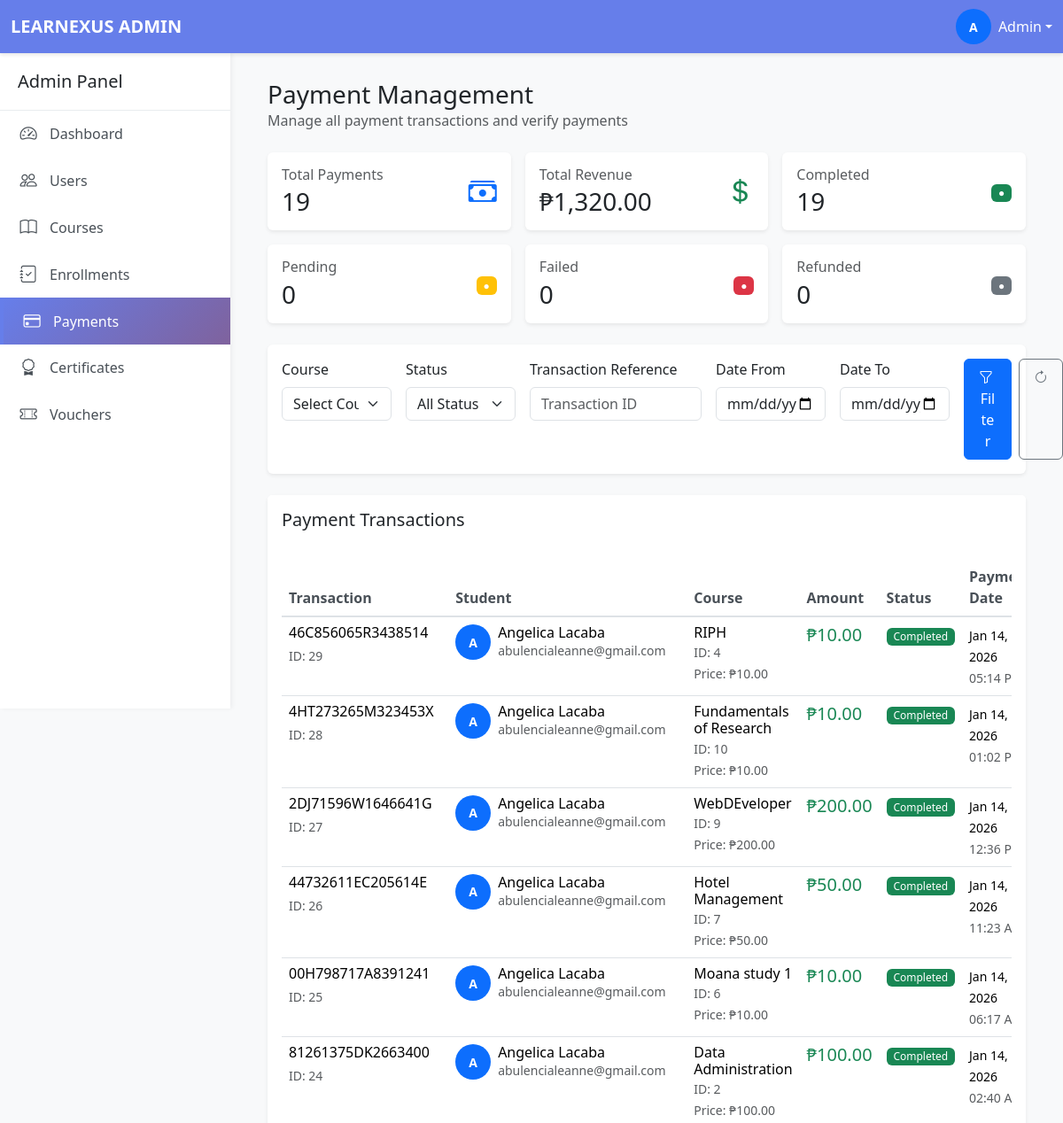
The app's page /admin/payments.php (signed in, upper part), older data.
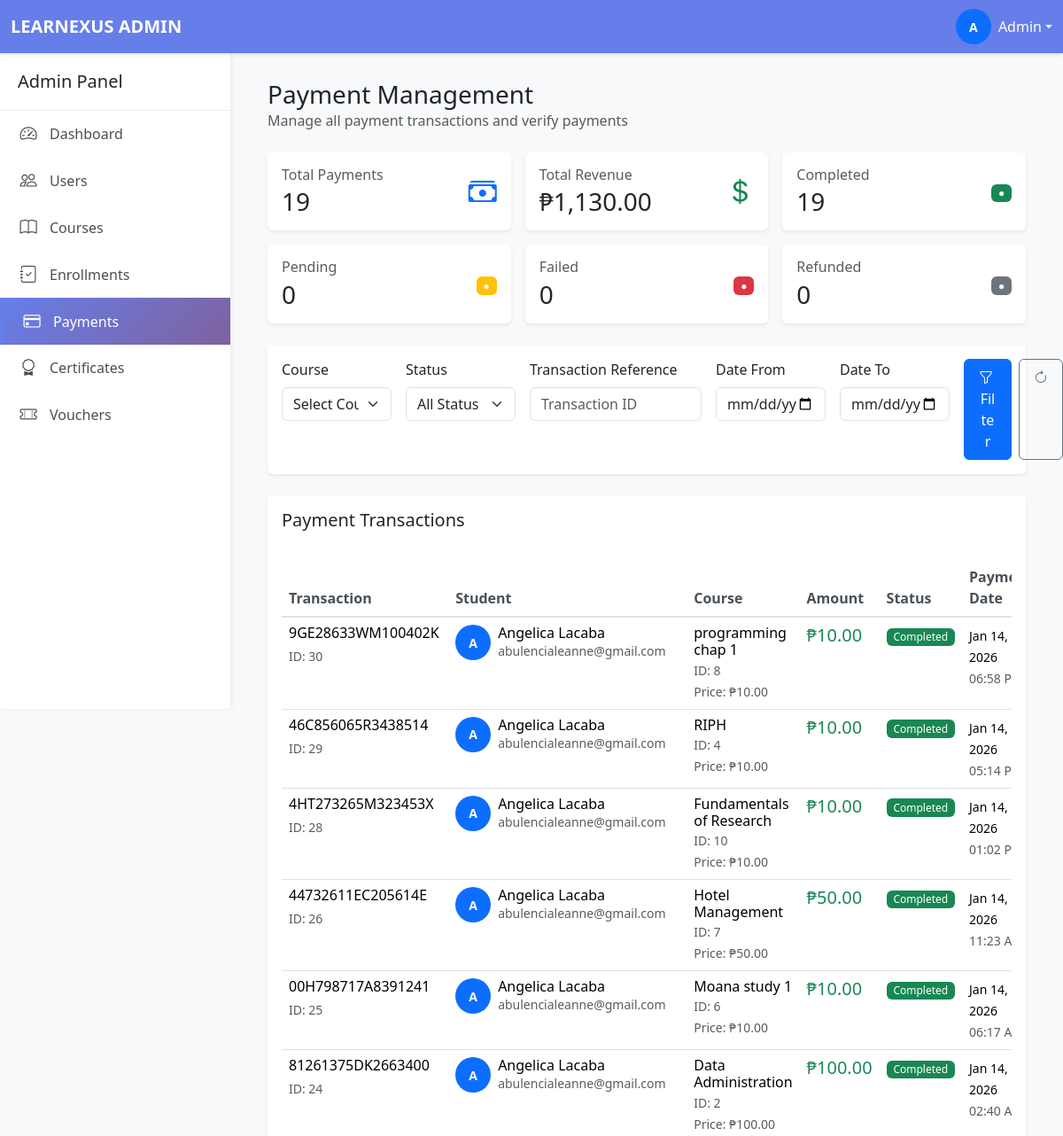
The same page, newer data.
### tables this page shows
CREATE TABLE `payments` (
  `paymentID` int(11) NOT NULL,
  `enrollmentID` int(11) NOT NULL,
  `userID` int(11) NOT NULL,
  `courseID` int(11) NOT NULL,
  `amount` decimal(10,2) NOT NULL,
  `transactionReference` varchar(255) DEFAULT NULL,
  `status` enum('pending','completed','failed','refunded') DEFAULT 'pending',
  `paymentDate` timestamp NULL DEFAULT NULL,
  `createdAt` timestamp NOT NULL DEFAULT current_timestamp()
);

CREATE TABLE `users` (
  `userID` int(11) NOT NULL,
  `email` varchar(255) NOT NULL,
  `passwordHash` varchar(255) NOT NULL,
  `firstName` varchar(100) NOT NULL,
  `lastName` varchar(100) NOT NULL,
  `middleInitial` varchar(5) NOT NULL,
  `phone` varchar(20) DEFAULT NULL,
  `avatar` varchar(255) DEFAULT NULL,
  `phoneVerified` tinyint(1) DEFAULT 0,
  `emailVerified` tinyint(1) DEFAULT 0,
  `role` enum('student','instructor','admin') DEFAULT 'student',
  `status` enum('active','inactive','suspended') DEFAULT 'active',
  `createdAt` timestamp NOT NULL DEFAULT current_timestamp(),
  `studentNumber` varchar(50) DEFAULT NULL,
  `teacherNumber` varchar(50) DEFAULT NULL
);

CREATE TABLE `courses` (
  `courseID` int(11) NOT NULL,
  `teacherID` int(11) NOT NULL,
  `title` varchar(255) NOT NULL,
  `description` text DEFAULT NULL,
  `price` decimal(10,2) DEFAULT 0.00,
  `category` varchar(100) DEFAULT NULL,
  `status` enum('draft','published','archived') DEFAULT 'draft',
  `passingScore` int(11) DEFAULT 70,
  `createdAt` timestamp NOT NULL DEFAULT current_timestamp()
);

### admin/payments.php (the view, shortened to what the changed rows need)
<?php
require_once '../database/db_connect.php';
$limit = 20;
$page = isset($_GET['page']) ? (int)$_GET['page'] : 1;
$offset = ($page - 1) * $limit;
$whereClauses = [];
$params = [];
$whereSQL = !empty($whereClauses) ? 'WHERE ' . implode(' AND ', $whereClauses) : '';
$sql = "SELECT
            p.*,
            u.userID,
            u.firstName,
            u.lastName,
            u.email,
            u.phone,
            c.courseID,
            c.title as courseTitle,
            c.price,
            e.enrollmentID,
            e.status as enrollmentStatus
        FROM payments p
        JOIN users u ON p.userID = u.userID
        JOIN courses c ON p.courseID = c.courseID
        LEFT JOIN enrollments e ON p.enrollmentID = e.enrollmentID
        $whereSQL
        ORDER BY p.createdAt DESC";
$sql .= " LIMIT " . (int)$limit . " OFFSET " . (int)$offset;
$stmt = $conn->prepare($sql);
if (!empty($params)) {
    $stmt->execute($params);
} else {
    $stmt->execute();
}
$payments = $stmt->fetchAll(PDO::FETCH_ASSOC);
$statsStmt = $conn->query("
    SELECT
        COUNT(*) as total,
        SUM(status = 'completed') as completed,
        SUM(status = 'pending') as pending,
        SUM(status = 'failed') as failed,
        SUM(status = 'refunded') as refunded,
        SUM(CASE WHEN status = 'completed' THEN amount ELSE 0 END) as total_revenue,
        AVG(CASE WHEN status = 'completed' THEN amount ELSE NULL END) as avg_amount,
        COUNT(DISTINCT userID) as unique_payers,
        COUNT(DISTINCT courseID) as unique_courses
    FROM payments
");
$stats = $statsStmt->fetch(PDO::FETCH_ASSOC);
include 'includes/header.php';
?>
<div class="main-content">
    <div class="container-fluid">
        <div class="d-flex justify-content-between align-items-center mb-4">
            <div>
                <h1 class="h3 mb-0">Payment Management</h1>
            </div>
        </div>
        <div class="row g-3 mb-4">
            <div class="col-lg-4 col-md-6">
                <div class="card border-0 shadow-sm">
                    <div class="card-body">
                        <div class="d-flex justify-content-between align-items-center">
                            <div>
                                <h6 class="text-muted mb-1">Total Revenue</h6>
                                <h3 class="mb-0">₱<?php echo number_format($stats['total_revenue'] ?? 0, 2); ?></h3>
                            </div>
                        </div>
                    </div>
                </div>
            </div>
        </div>
        <div class="card border-0 shadow-sm">
            <div class="card-body">
                <?php if (empty($payments)): ?>
                    <div class="text-center py-5">
                        <i class="bi bi-cash-stack fs-1 text-muted"></i>
                        <h5 class="mt-3">No payments found</h5>
                        <p class="text-muted">Try adjusting your search or filter criteria</p>
                    </div>
                <?php else: ?>
                    <div class="table-responsive">
                        <table class="table table-hover">
                            <thead>
                                <tr>
                                    <th>Transaction</th>
                                    <th>Student</th>
                                    <th>Course</th>
                                    <th>Amount</th>
                                    <th>Status</th>
                                    <th>Payment Date</th>
                                </tr>
                            </thead>
                            <tbody>
                                <?php foreach ($payments as $payment): ?>
                                    <tr>
                                        <td>
                                            <h6 class="mb-1"><?php echo htmlspecialchars($payment['transactionReference']); ?></h6>
                                            <small class="text-muted">ID: <?php echo $payment['paymentID']; ?></small>
                                        </td>
                                        <td>
                                            <div class="d-flex align-items-center">
                                                <div class="avatar-sm bg-primary text-white rounded-circle d-flex align-items-center justify-content-center me-2">
                                                    <?php echo strtoupper(substr($payment['firstName'], 0, 1)); ?>
                                                </div>
                                                <div>
                                                    <h6 class="mb-0"><?php echo htmlspecialchars($payment['firstName'] . ' ' . $payment['lastName']); ?></h6>
                                                    <small class="text-muted d-block"><?php echo htmlspecialchars($payment['email']); ?></small>
                                                </div>
                                            </div>
                                        </td>
                                        <td>
                                            <h6 class="mb-0"><?php echo htmlspecialchars($payment['courseTitle']); ?></h6>
                                            <small class="text-muted">ID: <?php echo $payment['courseID']; ?></small>
                                            <br><small class="text-muted">Price: ₱<?php echo number_format($payment['price'], 2); ?></small>
                                        </td>
                                        <td>
                                            <h5 class="mb-0 text-success">₱<?php echo number_format($payment['amount'], 2); ?></h5>
                                        </td>
                                        <td>
                                            <span class="badge bg-<?php
                                                echo $payment['status'] === 'completed' ? 'success' :
                                                    ($payment['status'] === 'pending' ? 'warning' :
                                                    ($payment['status'] === 'failed' ? 'danger' : 'secondary'));
                                            ?>">
                                                <?php echo ucfirst($payment['status']); ?>
                                            </span>
                                        </td>
                                        <td>
                                            <?php if ($payment['paymentDate']): ?>
                                                <small><?php echo date('M d, Y', strtotime($payment['paymentDate'])); ?></small>
                                                <br><small class="text-muted"><?php echo date('h:i A', strtotime($payment['paymentDate'])); ?></small>
                                            <?php else: ?>
                                                <span class="text-warning">Not paid</span>
                                            <?php endif; ?>
                                        </td>
                                    </tr>
                                <?php endforeach; ?>
                            </tbody>
                        </table>
                    </div>
                <?php endif; ?>
            </div>
        </div>
    </div>
</div>
<?php include 'includes/footer.php'; ?>

Row changes from the older to the newer data that the page shows:
removed payments: transactionReference "2DJ71596W1646641G", paymentID "27", userID.firstName "A", userID.lastName "Angelica Lacaba", userID.email "abulencialeanne@gmail.com", courseID.title "WebDEveloper", courseID.courseID "9", courseID.price "200.00", amount "200.00", status "Completed", paymentDate "Jan 14, 2026", paymentDate "12:36…"
added payments: transactionReference "9GE28633WM100402K", paymentID "30", userID.firstName "A", userID.lastName "Angelica Lacaba", userID.email "abulencialeanne@gmail.com", courseID.title "programming chap 1", courseID.courseID "8", courseID.price "10.00", amount "10.00", status "Completed", paymentDate "Jan 14, 2026", paymentDate "06:58…"
Text that changed along with them:
$stats['total_revenue']: "1,320.00" → "1,130.00"
